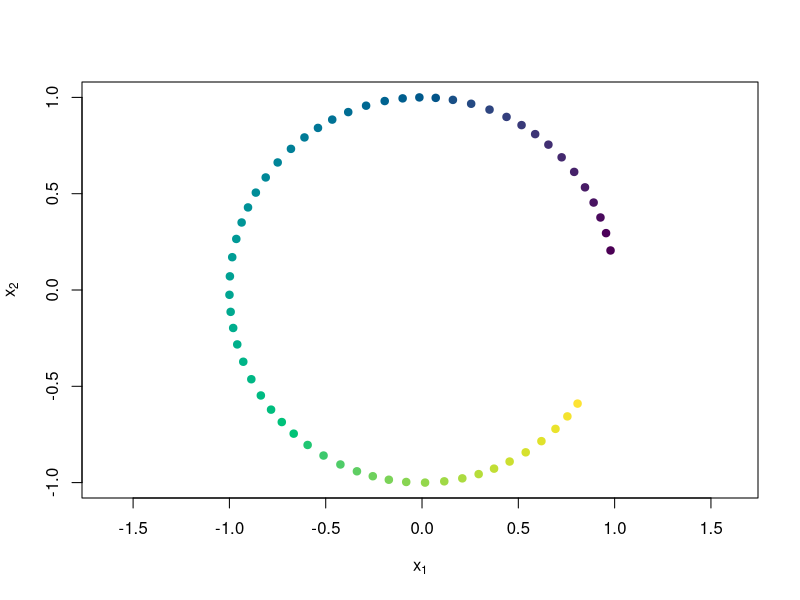
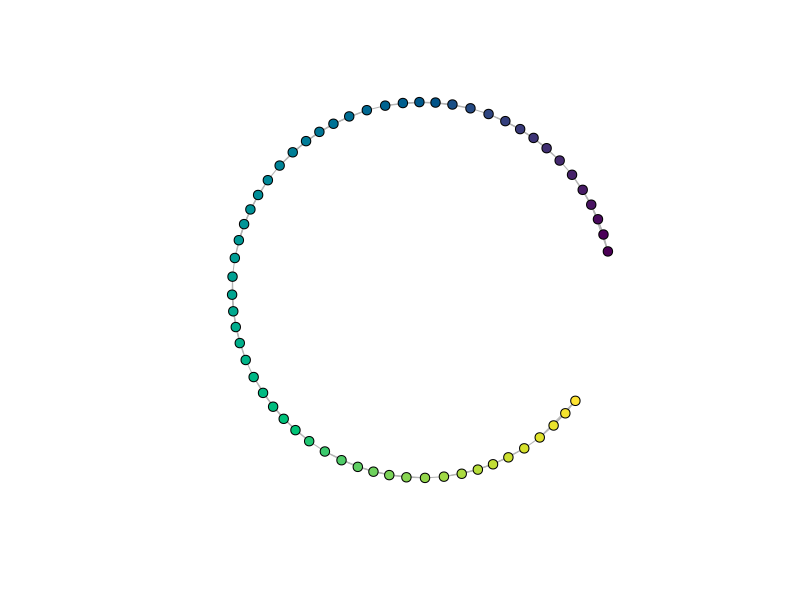
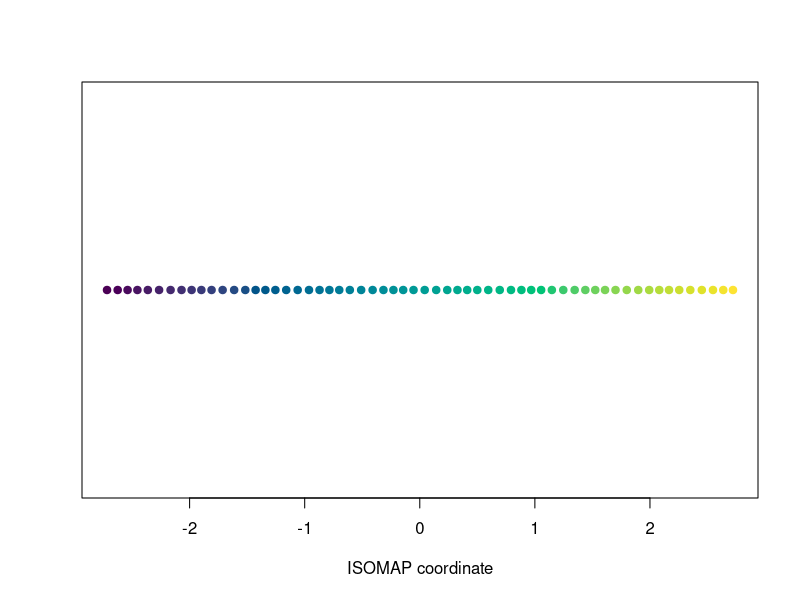
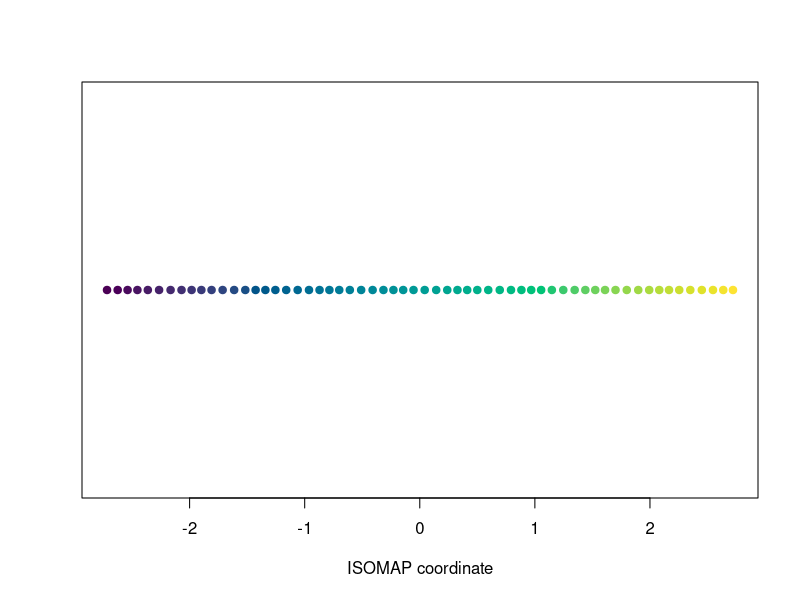

Source code (R) for these figures, in order:
## ---- chunk 1
#| label: load-isomap-demonstration-packages

library(FNN)
library(igraph)
library(vegan)
## ---- chunk 2
#| label: simulate-curved-data

n <- 60

theta <- seq(
  from = 0.2,
  to = 1.8 * pi,
  length.out = n
) + 0.008 * sin(seq_len(n))

curve_x <- cbind(
  x1 = cos(theta),
  x2 = sin(theta)
)

point_colour <- hcl.colors(n, palette = "Viridis")
## ---- chunk 3
#| label: fig-curved-data
#| fig-cap: "Observations lying on a curved one-dimensional object. Colour records position along the curve."
#| fig-width: 6.2
#| fig-height: 5.2

plot(
  curve_x,
  pch = 19,
  col = point_colour,
  asp = 1,
  xlab = expression(x[1]),
  ylab = expression(x[2])
)
## ---- chunk 4
#| label: choose-neighbourhood-size

k <- 3
## ---- chunk 5
#| label: find-nearest-neighbours

euclidean_distance_mat <- as.matrix(dist(curve_x))

nearest_neighbours <- FNN::get.knn(
  curve_x,
  k = k
)$nn.index
## ---- chunk 6
#| label: construct-neighbourhood-adjacency

adjacent <- matrix(FALSE, nrow = n, ncol = n)

adjacent[cbind(
  rep(seq_len(n), each = k),
  as.vector(t(nearest_neighbours))
)] <- TRUE

adjacent <- adjacent | t(adjacent)
## ---- chunk 7
#| label: construct-weighted-neighbourhood-graph

curve_graph <- igraph::graph_from_adjacency_matrix(
  adjacent * euclidean_distance_mat,
  mode = "undirected",
  weighted = TRUE,
  diag = FALSE
)

igraph::is_connected(curve_graph)
## ---- chunk 8
#| label: fig-curved-neighbourhood-graph
#| fig-cap: "The three-nearest-neighbour graph plotted at the original observation coordinates."
#| fig-width: 6.2
#| fig-height: 5.2

plot(
  curve_graph,
  layout = curve_x,
  vertex.color = point_colour,
  vertex.size = 5,
  vertex.label = NA,
  edge.color = "grey70",
  asp = 1
)
## ---- chunk 9
#| label: calculate-graph-distances

graph_distance_mat <- igraph::distances(
  curve_graph,
  weights = igraph::E(curve_graph)$weight
)
## ---- chunk 10
#| label: compare-selected-distances

c(
  direct_euclidean_distance = euclidean_distance_mat[1, n],
  graph_distance = graph_distance_mat[1, n]
)
## ---- chunk 11
#| label: fit-isomap-with-cmdscale

isomap_step_by_step <- cmdscale(
  as.dist(graph_distance_mat),
  k = 1,
  eig = TRUE
)

step_by_step_coordinate <- isomap_step_by_step$points[, 1]
## ---- chunk 12
#| label: fig-step-by-step-isomap
#| fig-cap: "One-dimensional ISOMAP configuration obtained from graph distances and cmdscale()."
#| fig-width: 7
#| fig-height: 2.5

plot(
  step_by_step_coordinate,
  rep(0, n),
  pch = 19,
  col = point_colour,
  yaxt = "n",
  xlab = "ISOMAP coordinate",
  ylab = ""
)
## ---- chunk 13
#| label: fit-isomap-with-vegan

isomap_vegan <- vegan::isomap(
  dist(curve_x),
  k = k,
  ndim = 1
)

vegan_coordinate <- isomap_vegan$points[, 1]
## ---- chunk 14
#| label: fig-vegan-isomap
#| fig-cap: "One-dimensional ISOMAP configuration obtained directly using vegan::isomap()."
#| fig-width: 7
#| fig-height: 2.5

plot(
  vegan_coordinate,
  rep(0, n),
  pch = 19,
  col = point_colour,
  yaxt = "n",
  xlab = "ISOMAP coordinate",
  ylab = ""
)
## ---- chunk 15
#| label: compare-isomap-implementations

abs(cor(
  step_by_step_coordinate,
  vegan_coordinate
))
